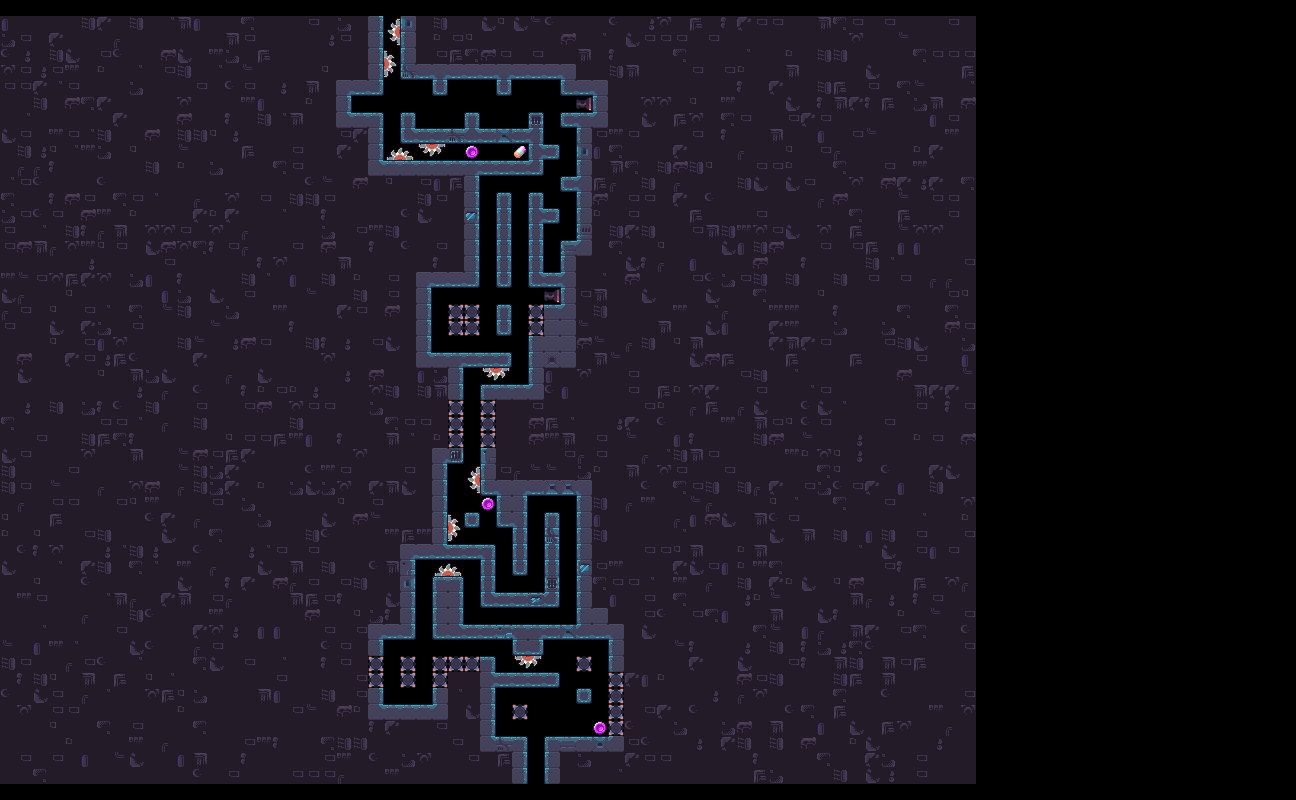

The image is a tile-based game level rendered from a .tmx file. Its description and source (layers, tilesets, objects; grid data summarised) follow:
An orthogonal 81x50 tile map with 16x16 px tiles, 5 tile layers (Prototype, Obstacles, Background, Layout, ...), 2 tilesets and 139 objects (98x Sprinkle, 9x Factory_StaticSpike06, 5x Factory_StaticSpike14, 3x Factory_HidingBuzzsaw01, 3x Factory_StaticSpike05, ...).

<map version="1.11" tiledversion="1.11.0" orientation="orthogonal" renderorder="right-down" width="81" height="50" tilewidth="16" tileheight="16" infinite="0" nextlayerid="76" nextobjectid="265719">
 <properties>
  <property name="IgnoreLock" type="bool" value="false" />
 </properties>
 <tileset firstgid="1" source="../../../Tilemap/Bioms/Factory_Tilemap.tsx" />
 <tileset firstgid="2476" source="../../../Tilemap/Enemies/Factory_MultitileObjects.tsx" />
 <group id="2" name="Input">
  <layer id="6" name="Prototype" width="81" height="50">
   <properties>
    <property name="unity:SortingLayer" value="Prototype" />
   </properties>
   <data>[4050 cells, 2733 non-empty, 4 distinct tile ids]</data>
  </layer>
  <layer id="45" name="Obstacles" width="81" height="50">
   <properties>
    <property name="unity:SortingLayer" value="Obstacles" />
   </properties>
   <data>[4050 cells, 69 non-empty, 20 distinct tile ids]</data>
  </layer>
 </group>
 <group id="3" name="Output">
  <group id="11" name="Output_Hazards">
   <objectgroup id="49" name="Hazard20" tintcolor="#ffffff">
    <properties>
     <property name="unity:SortingLayer" value="Hazard20" />
    </properties>
   </objectgroup>
   <objectgroup id="50" name="Hazard19" tintcolor="#ffffff">
    <properties>
     <property name="unity:SortingLayer" value="Hazard19" />
    </properties>
   </objectgroup>
   <objectgroup id="51" name="Hazard18" tintcolor="#ffffff">
    <properties>
     <property name="unity:SortingLayer" value="Hazard18" />
    </properties>
   </objectgroup>
   <objectgroup id="52" name="Hazard17" tintcolor="#ffffff">
    <properties>
     <property name="unity:SortingLayer" value="Hazard17" />
    </properties>
   </objectgroup>
   <objectgroup id="53" name="Hazard16" tintcolor="#ffffff">
    <properties>
     <property name="unity:SortingLayer" value="Hazard16" />
    </properties>
   </objectgroup>
   <objectgroup id="54" name="Hazard15" tintcolor="#ffffff">
    <properties>
     <property name="unity:SortingLayer" value="Hazard15" />
    </properties>
   </objectgroup>
   <objectgroup id="55" name="Hazard14" tintcolor="#ffffff">
    <properties>
     <property name="unity:SortingLayer" value="Hazard14" />
    </properties>
   </objectgroup>
   <objectgroup id="56" name="Hazard13" tintcolor="#ffffff">
    <properties>
     <property name="unity:SortingLayer" value="Hazard13" />
    </properties>
   </objectgroup>
   <objectgroup id="57" name="Hazard12" tintcolor="#ffffff">
    <properties>
     <property name="unity:SortingLayer" value="Hazard12" />
    </properties>
   </objectgroup>
   <objectgroup id="58" name="Hazard11" tintcolor="#ffffff">
    <properties>
     <property name="unity:SortingLayer" value="Hazard11" />
    </properties>
   </objectgroup>
   <objectgroup id="59" name="Hazard10" tintcolor="#ffffff">
    <properties>
     <property name="unity:SortingLayer" value="Hazard10" />
    </properties>
   </objectgroup>
   <objectgroup id="60" name="Hazard09" tintcolor="#ffffff">
    <properties>
     <property name="unity:SortingLayer" value="Hazard09" />
    </properties>
   </objectgroup>
   <objectgroup id="61" name="Hazard08" tintcolor="#ffffff">
    <properties>
     <property name="unity:SortingLayer" value="Hazard08" />
    </properties>
   </objectgroup>
   <objectgroup id="62" name="Hazard07" tintcolor="#ffffff">
    <properties>
     <property name="unity:SortingLayer" value="Hazard07" />
    </properties>
   </objectgroup>
   <objectgroup id="63" name="Hazard06" tintcolor="#ffffff">
    <properties>
     <property name="unity:SortingLayer" value="Hazard06" />
    </properties>
   </objectgroup>
   <objectgroup id="64" name="Hazard05" tintcolor="#ffffff">
    <properties>
     <property name="unity:SortingLayer" value="Hazard05" />
    </properties>
   </objectgroup>
   <objectgroup id="65" name="Hazard04" tintcolor="#ffffff">
    <properties>
     <property name="unity:SortingLayer" value="Hazard04" />
    </properties>
   </objectgroup>
   <objectgroup id="66" name="Hazard03" tintcolor="#ffffff">
    <properties>
     <property name="unity:SortingLayer" value="Hazard03" />
    </properties>
   </objectgroup>
   <objectgroup id="67" name="Hazard02" tintcolor="#ffffff">
    <properties>
     <property name="unity:SortingLayer" value="Hazard02" />
    </properties>
   </objectgroup>
   <objectgroup id="68" name="Hazard01" tintcolor="#ffffff">
    <properties>
     <property name="unity:SortingLayer" value="Hazard01" />
    </properties>
   </objectgroup>
   <objectgroup id="69" name="Hazard00" tintcolor="#ffffff">
    <properties>
     <property name="unity:SortingLayer" value="Hazard00" />
    </properties>
   </objectgroup>
   <objectgroup id="70" name="Dropper" tintcolor="#ffffff">
    <properties>
     <property name="unity:SortingLayer" value="Dropper" />
    </properties>
   </objectgroup>
   <objectgroup id="71" name="Smallbot" tintcolor="#ffffff">
    <properties>
     <property name="unity:SortingLayer" value="Smallbot" />
    </properties>
   </objectgroup>
   <objectgroup id="72" name="Fireball" tintcolor="#ffffff">
    <properties>
     <property name="unity:SortingLayer" value="Fireball" />
    </properties>
   </objectgroup>
   <objectgroup id="42" name="Buzzsaw">
    <properties>
     <property name="unity:SortingLayer" value="Buzzsaw" />
    </properties>
    <object id="265016" name="Buzzsaw" type="Factory_HidingBuzzsaw00" gid="2506" x="384" y="176" width="32" height="32">
     <properties>
      <property name="prefabName" type="file" value="../../../../Prefabs/Enemy/Buzzsaw/00Factory/Factory_HidingBuzzsaw00.prefab" />
     </properties>
    </object>
    <object id="265017" name="Buzzsaw" type="Factory_HidingBuzzsaw00" gid="2506" x="432" y="592" width="32" height="32">
     <properties>
      <property name="prefabName" type="file" value="../../../../Prefabs/Enemy/Buzzsaw/00Factory/Factory_HidingBuzzsaw00.prefab" />
     </properties>
    </object>
    <object id="265018" name="Buzzsaw" type="Factory_HidingBuzzsaw01" gid="2508" x="416" y="160" width="32" height="32">
     <properties>
      <property name="prefabName" type="file" value="../../../../Prefabs/Enemy/Buzzsaw/00Factory/Factory_HidingBuzzsaw01.prefab" />
     </properties>
    </object>
    <object id="265019" name="Buzzsaw" type="Factory_HidingBuzzsaw01" gid="2508" x="480" y="384" width="32" height="32">
     <properties>
      <property name="prefabName" type="file" value="../../../../Prefabs/Enemy/Buzzsaw/00Factory/Factory_HidingBuzzsaw01.prefab" />
     </properties>
    </object>
    <object id="265020" name="Buzzsaw" type="Factory_HidingBuzzsaw01" gid="2508" x="512" y="672" width="32" height="32">
     <properties>
      <property name="prefabName" type="file" value="../../../../Prefabs/Enemy/Buzzsaw/00Factory/Factory_HidingBuzzsaw01.prefab" />
     </properties>
    </object>
    <object id="265021" name="Buzzsaw" type="Factory_HidingBuzzsaw02" gid="2510" x="368" y="80" width="32" height="32">
     <properties>
      <property name="prefabName" type="file" value="../../../../Prefabs/Enemy/Buzzsaw/00Factory/Factory_HidingBuzzsaw02.prefab" />
     </properties>
    </object>
    <object id="265022" name="Buzzsaw" type="Factory_HidingBuzzsaw02" gid="2510" x="432" y="544" width="32" height="32">
     <properties>
      <property name="prefabName" type="file" value="../../../../Prefabs/Enemy/Buzzsaw/00Factory/Factory_HidingBuzzsaw02.prefab" />
     </properties>
    </object>
    <object id="265023" name="Buzzsaw" type="Factory_HidingBuzzsaw03" gid="2512" x="384" y="48" width="32" height="32">
     <properties>
      <property name="prefabName" type="file" value="../../../../Prefabs/Enemy/Buzzsaw/00Factory/Factory_HidingBuzzsaw03.prefab" />
     </properties>
    </object>
    <object id="265024" name="Buzzsaw" type="Factory_HidingBuzzsaw03" gid="2512" x="464" y="496" width="32" height="32">
     <properties>
      <property name="prefabName" type="file" value="../../../../Prefabs/Enemy/Buzzsaw/00Factory/Factory_HidingBuzzsaw03.prefab" />
     </properties>
    </object>
   </objectgroup>
   <objectgroup id="41" name="FireCannon">
    <properties>
     <property name="unity:SortingLayer" value="FireCannon" />
    </properties>
    <object id="265014" name="FireCannon" type="Factory_FireCannon02" gid="1922" x="576" y="112" width="16" height="16">
     <properties>
      <property name="prefabName" type="file" value="../../../../Prefabs/Enemy/FireCannon/00Factory/Factory_FireCannon02.prefab" />
     </properties>
    </object>
    <object id="265015" name="FireCannon" type="Factory_FireCannon02" gid="1922" x="544" y="304" width="16" height="16">
     <properties>
      <property name="prefabName" type="file" value="../../../../Prefabs/Enemy/FireCannon/00Factory/Factory_FireCannon02.prefab" />
     </properties>
    </object>
   </objectgroup>
   <objectgroup id="40" name="Slamblock">
    <properties>
     <property name="unity:SortingLayer" value="Slamblock" />
    </properties>
   </objectgroup>
   <objectgroup id="14" name="HiddenSpike">
    <properties>
     <property name="unity:SortingLayer" value="HiddenSpike" />
    </properties>
   </objectgroup>
   <objectgroup id="13" name="StaticSpike">
    <properties>
     <property name="unity:SortingLayer" value="StaticSpike" />
    </properties>
    <object id="264985" name="StaticSpike" type="Factory_StaticSpike00" gid="1157" x="576" y="672" width="16" height="16">
     <properties>
      <property name="prefabName" type="file" value="../../../../Prefabs/Enemy/StaticSpike/00Factory/Factory_StaticSpike00.prefab" />
     </properties>
    </object>
    <object id="264986" name="StaticSpike" type="Factory_StaticSpike00" gid="1157" x="512" y="720" width="16" height="16">
     <properties>
      <property name="prefabName" type="file" value="../../../../Prefabs/Enemy/StaticSpike/00Factory/Factory_StaticSpike00.prefab" />
     </properties>
    </object>
    <object id="264987" name="StaticSpike" type="Factory_StaticSpike01" gid="1223" x="400" y="672" width="16" height="16">
     <properties>
      <property name="prefabName" type="file" value="../../../../Prefabs/Enemy/StaticSpike/00Factory/Factory_StaticSpike01.prefab" />
     </properties>
    </object>
    <object id="264988" name="StaticSpike" type="Factory_StaticSpike05" gid="1225" x="448" y="320" width="16" height="16">
     <properties>
      <property name="prefabName" type="file" value="../../../../Prefabs/Enemy/StaticSpike/00Factory/Factory_StaticSpike05.prefab" />
     </properties>
    </object>
    <object id="264989" name="StaticSpike" type="Factory_StaticSpike05" gid="1225" x="528" y="320" width="16" height="16">
     <properties>
      <property name="prefabName" type="file" value="../../../../Prefabs/Enemy/StaticSpike/00Factory/Factory_StaticSpike05.prefab" />
     </properties>
    </object>
    <object id="264990" name="StaticSpike" type="Factory_StaticSpike05" gid="1225" x="432" y="672" width="16" height="16">
     <properties>
      <property name="prefabName" type="file" value="../../../../Prefabs/Enemy/StaticSpike/00Factory/Factory_StaticSpike05.prefab" />
     </properties>
    </object>
    <object id="264991" name="StaticSpike" type="Factory_StaticSpike09" gid="1227" x="448" y="672" width="16" height="16">
     <properties>
      <property name="prefabName" type="file" value="../../../../Prefabs/Enemy/StaticSpike/00Factory/Factory_StaticSpike09.prefab" />
     </properties>
    </object>
    <object id="264992" name="StaticSpike" type="Factory_StaticSpike09" gid="1227" x="464" y="672" width="16" height="16">
     <properties>
      <property name="prefabName" type="file" value="../../../../Prefabs/Enemy/StaticSpike/00Factory/Factory_StaticSpike09.prefab" />
     </properties>
    </object>
    <object id="264993" name="StaticSpike" type="Factory_StaticSpike13" gid="1229" x="464" y="320" width="16" height="16">
     <properties>
      <property name="prefabName" type="file" value="../../../../Prefabs/Enemy/StaticSpike/00Factory/Factory_StaticSpike13.prefab" />
     </properties>
    </object>
    <object id="264994" name="StaticSpike" type="Factory_StaticSpike06" gid="1291" x="528" y="336" width="16" height="16">
     <properties>
      <property name="prefabName" type="file" value="../../../../Prefabs/Enemy/StaticSpike/00Factory/Factory_StaticSpike06.prefab" />
     </properties>
    </object>
    <object id="264995" name="StaticSpike" type="Factory_StaticSpike06" gid="1291" x="480" y="416" width="16" height="16">
     <properties>
      <property name="prefabName" type="file" value="../../../../Prefabs/Enemy/StaticSpike/00Factory/Factory_StaticSpike06.prefab" />
     </properties>
    </object>
    <object id="264996" name="StaticSpike" type="Factory_StaticSpike06" gid="1291" x="480" y="432" width="16" height="16">
     <properties>
      <property name="prefabName" type="file" value="../../../../Prefabs/Enemy/StaticSpike/00Factory/Factory_StaticSpike06.prefab" />
     </properties>
    </object>
    <object id="264997" name="StaticSpike" type="Factory_StaticSpike06" gid="1291" x="480" y="448" width="16" height="16">
     <properties>
      <property name="prefabName" type="file" value="../../../../Prefabs/Enemy/StaticSpike/00Factory/Factory_StaticSpike06.prefab" />
     </properties>
    </object>
    <object id="264998" name="StaticSpike" type="Factory_StaticSpike06" gid="1291" x="432" y="688" width="16" height="16">
     <properties>
      <property name="prefabName" type="file" value="../../../../Prefabs/Enemy/StaticSpike/00Factory/Factory_StaticSpike06.prefab" />
     </properties>
    </object>
    <object id="264999" name="StaticSpike" type="Factory_StaticSpike06" gid="1291" x="608" y="688" width="16" height="16">
     <properties>
      <property name="prefabName" type="file" value="../../../../Prefabs/Enemy/StaticSpike/00Factory/Factory_StaticSpike06.prefab" />
     </properties>
    </object>
    <object id="265000" name="StaticSpike" type="Factory_StaticSpike06" gid="1291" x="608" y="704" width="16" height="16">
     <properties>
      <property name="prefabName" type="file" value="../../../../Prefabs/Enemy/StaticSpike/00Factory/Factory_StaticSpike06.prefab" />
     </properties>
    </object>
    <object id="265001" name="StaticSpike" type="Factory_StaticSpike06" gid="1291" x="608" y="720" width="16" height="16">
     <properties>
      <property name="prefabName" type="file" value="../../../../Prefabs/Enemy/StaticSpike/00Factory/Factory_StaticSpike06.prefab" />
     </properties>
    </object>
    <object id="265002" name="StaticSpike" type="Factory_StaticSpike06" gid="1291" x="608" y="736" width="16" height="16">
     <properties>
      <property name="prefabName" type="file" value="../../../../Prefabs/Enemy/StaticSpike/00Factory/Factory_StaticSpike06.prefab" />
     </properties>
    </object>
    <object id="265004" name="StaticSpike" type="Factory_StaticSpike14" gid="1295" x="448" y="416" width="16" height="16">
     <properties>
      <property name="prefabName" type="file" value="../../../../Prefabs/Enemy/StaticSpike/00Factory/Factory_StaticSpike14.prefab" />
     </properties>
    </object>
    <object id="265005" name="StaticSpike" type="Factory_StaticSpike14" gid="1295" x="448" y="432" width="16" height="16">
     <properties>
      <property name="prefabName" type="file" value="../../../../Prefabs/Enemy/StaticSpike/00Factory/Factory_StaticSpike14.prefab" />
     </properties>
    </object>
    <object id="265006" name="StaticSpike" type="Factory_StaticSpike14" gid="1295" x="448" y="448" width="16" height="16">
     <properties>
      <property name="prefabName" type="file" value="../../../../Prefabs/Enemy/StaticSpike/00Factory/Factory_StaticSpike14.prefab" />
     </properties>
    </object>
    <object id="265007" name="StaticSpike" type="Factory_StaticSpike14" gid="1295" x="368" y="672" width="16" height="16">
     <properties>
      <property name="prefabName" type="file" value="../../../../Prefabs/Enemy/StaticSpike/00Factory/Factory_StaticSpike14.prefab" />
     </properties>
    </object>
    <object id="265008" name="StaticSpike" type="Factory_StaticSpike14" gid="1295" x="368" y="688" width="16" height="16">
     <properties>
      <property name="prefabName" type="file" value="../../../../Prefabs/Enemy/StaticSpike/00Factory/Factory_StaticSpike14.prefab" />
     </properties>
    </object>
    <object id="265009" name="StaticSpike" type="Factory_StaticSpike03" gid="1355" x="400" y="688" width="16" height="16">
     <properties>
      <property name="prefabName" type="file" value="../../../../Prefabs/Enemy/StaticSpike/00Factory/Factory_StaticSpike03.prefab" />
     </properties>
    </object>
    <object id="265010" name="StaticSpike" type="Factory_StaticSpike07" gid="1357" x="448" y="336" width="16" height="16">
     <properties>
      <property name="prefabName" type="file" value="../../../../Prefabs/Enemy/StaticSpike/00Factory/Factory_StaticSpike07.prefab" />
     </properties>
    </object>
    <object id="265012" name="StaticSpike" type="Factory_StaticSpike15" gid="1361" x="464" y="336" width="16" height="16">
     <properties>
      <property name="prefabName" type="file" value="../../../../Prefabs/Enemy/StaticSpike/00Factory/Factory_StaticSpike15.prefab" />
     </properties>
    </object>
   </objectgroup>
  </group>
  <group id="32" name="Output_Items">
   <objectgroup id="73" name="Item00" tintcolor="#ffffff">
    <properties>
     <property name="unity:SortingLayer" value="Item00" />
    </properties>
   </objectgroup>
   <objectgroup id="74" name="Star" tintcolor="#ffffff">
    <properties>
     <property name="unity:SortingLayer" value="Star" />
    </properties>
   </objectgroup>
   <objectgroup id="75" name="Key" tintcolor="#ffffff">
    <properties>
     <property name="unity:SortingLayer" value="Key" />
    </properties>
   </objectgroup>
   <objectgroup id="43" name="PowerUp">
    <properties>
     <property name="unity:SortingLayer" value="PowerUp" />
    </properties>
    <object id="265677" name="PowerUp" type="PowerUpManager" gid="43" x="512" y="160" width="16" height="16">
     <properties>
      <property name="prefabName" type="file" value="../../../../Prefabs/PowerUps/PowerUpManager.prefab" />
     </properties>
    </object>
   </objectgroup>
   <objectgroup id="39" name="Sprinkle">
    <properties>
     <property name="unity:SortingLayer" value="Sprinkle" />
    </properties>
    <object id="265068" name="Sprinkle" type="Sprinkle" gid="175" x="384" y="32" width="16" height="16">
     <properties>
      <property name="prefabName" type="file" value="../../../../Prefabs/Items/Sprinkle.prefab" />
     </properties>
    </object>
    </objectgroup>
   <objectgroup id="34" name="Coin">
    <properties>
     <property name="unity:SortingLayer" value="Coin" />
    </properties>
    <!-- 3 objects omitted --></objectgroup>
  </group>
  <layer id="9" name="Background" width="81" height="50">
   <properties>
    <property name="unity:SortingLayer" value="Background" />
   </properties>
   <data>[4050 cells, 2462 non-empty, 21 distinct tile ids]</data>
  </layer>
  <layer id="8" name="Layout" width="81" height="50">
   <properties>
    <property name="unity:SortingLayer" value="Layout" />
    <property name="unity:Tag" value="Wall" />
   </properties>
   <data>[4050 cells, 237 non-empty, 56 distinct tile ids]</data>
  </layer>
  <layer id="48" name="Details" width="81" height="50">
   <properties>
    <property name="unity:SortingLayer" value="Details" />
   </properties>
   <data>[4050 cells, 0 non-empty, 0 distinct tile ids]</data>
  </layer>
 </group>
</map>
<!-- 100 of 139 objects omitted -->
